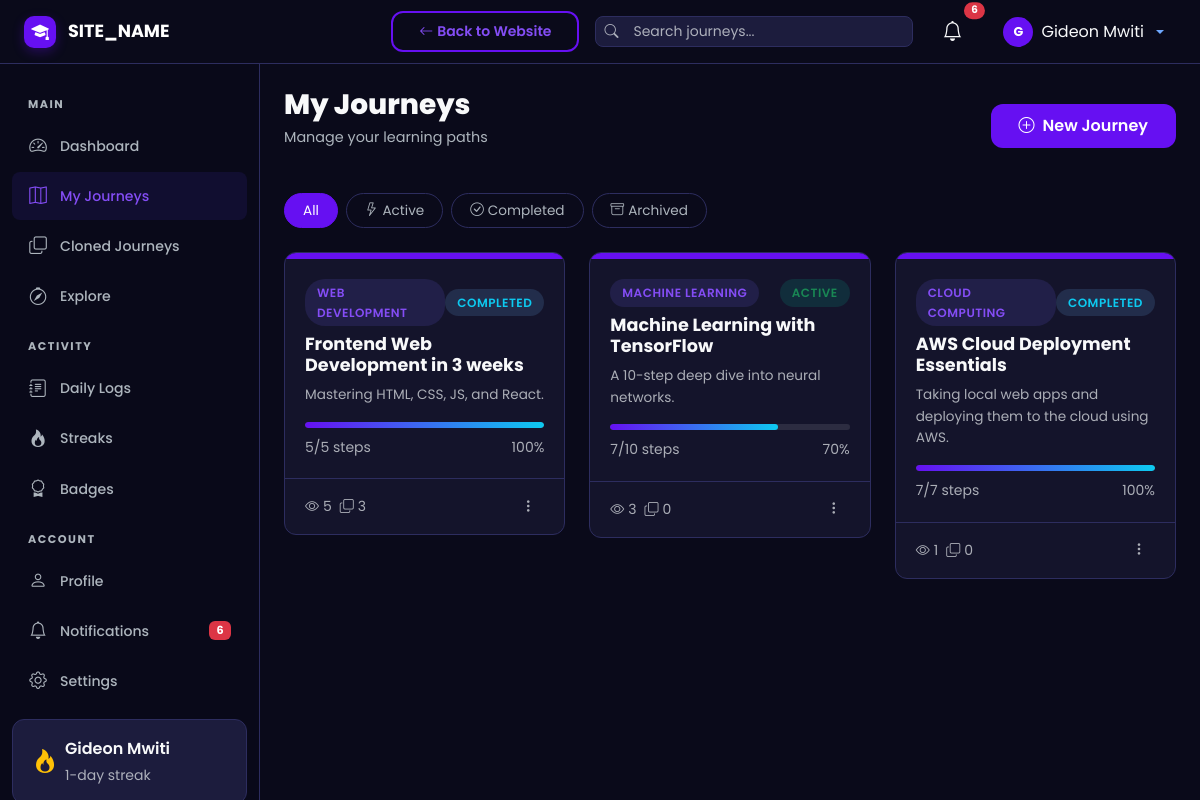
The page /user/journeys.php (signed in) on the database as committed earlier.
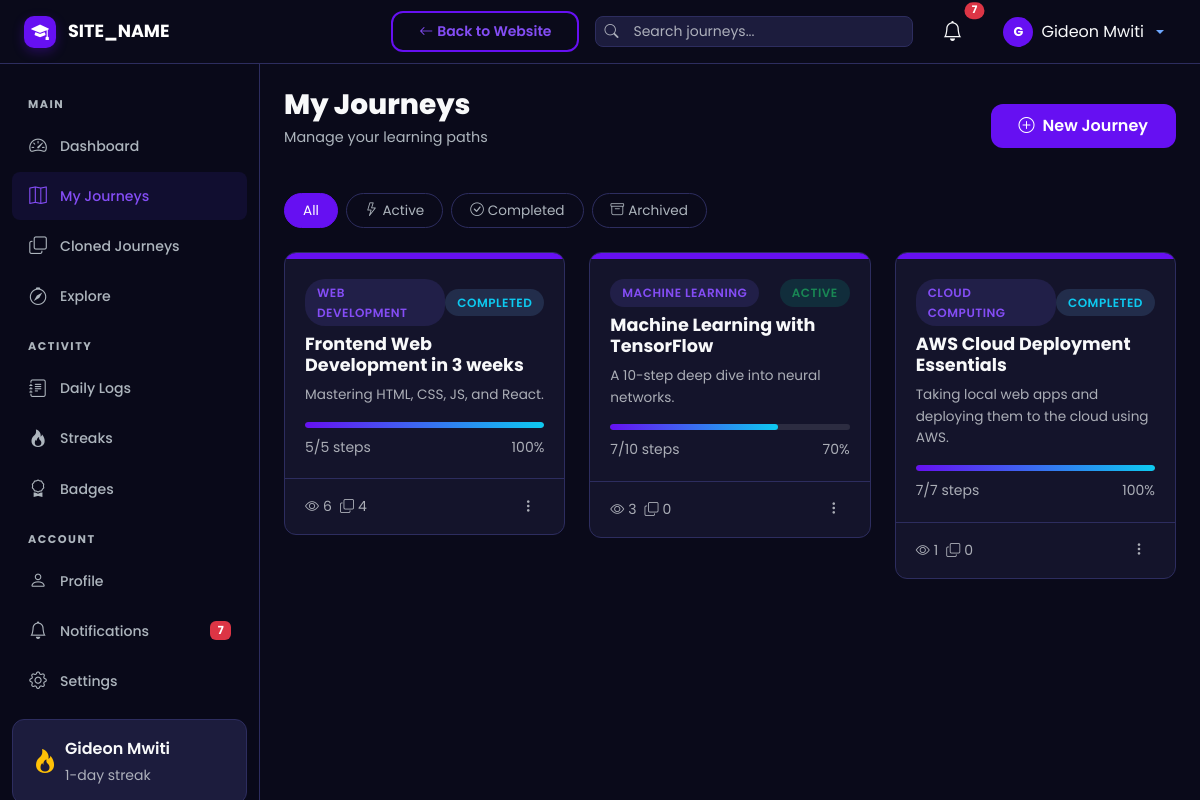
The same page on the database as committed later.
### tables this page shows
CREATE TABLE `journeys` (
  `id` int UNSIGNED NOT NULL,
  `user_id` int UNSIGNED NOT NULL,
  `title` varchar(255) NOT NULL,
  `slug` varchar(255) NOT NULL,
  `description` text,
  `category_id` int UNSIGNED DEFAULT NULL,
  `visibility` enum('public','private') NOT NULL DEFAULT 'public',
  `status` enum('active','completed','archived') NOT NULL DEFAULT 'active',
  `is_featured` tinyint(1) NOT NULL DEFAULT '0',
  `total_steps` int UNSIGNED NOT NULL DEFAULT '0',
  `completed_steps` int UNSIGNED NOT NULL DEFAULT '0',
  `clone_count` int UNSIGNED NOT NULL DEFAULT '0',
  `view_count` int UNSIGNED NOT NULL DEFAULT '0',
  `created_at` datetime NOT NULL DEFAULT CURRENT_TIMESTAMP,
  `updated_at` datetime NOT NULL DEFAULT CURRENT_TIMESTAMP ON UPDATE CURRENT_TIMESTAMP
);

CREATE TABLE `categories` (
  `id` int UNSIGNED NOT NULL,
  `name` varchar(100) NOT NULL,
  `slug` varchar(100) NOT NULL,
  `icon` varchar(50) DEFAULT 'bi-folder',
  `created_at` datetime NOT NULL DEFAULT CURRENT_TIMESTAMP
);

### includes/helpers.php (called while the page is built, shortened)
<?php
function sanitize(?string $input): string {
    return htmlspecialchars(trim($input), ENT_QUOTES, 'UTF-8');
}
function completionPercent(int $completed, int $total): int {
    return (int) round(($completed / $total) * 100);
}
function truncateText(string $text, int $length = 150): string {
    if (mb_strlen($text) <= $length) return $text;
    return mb_substr($text, 0, $length) . '...';
}
function getUnreadNotificationCount(int $userId): int {
    $db = getDB();
    $stmt = $db->prepare("SELECT COUNT(*) FROM notifications WHERE user_id = ? AND is_read = 0");
    $stmt->execute([$userId]);
    return (int)$stmt->fetchColumn();
}

### user/journeys.php (the view, shortened to what the changed rows need)
<?php
require_once __DIR__ . '/../includes/dashboard_header.php';
$userId = getCurrentUserId();
$db = getDB();
$where = "j.user_id = ?";
$params = [$userId];
$stmt = $db->prepare("SELECT j.*, c.name AS category_name FROM journeys j LEFT JOIN categories c ON j.category_id = c.id WHERE $where ORDER BY j.updated_at DESC");
$stmt->execute($params);
$journeys = $stmt->fetchAll();
?>
<div class="st-page-header d-flex align-items-center justify-content-between flex-wrap gap-3">
    <div>
        <h1 class="st-page-title">My Journeys</h1>
    </div>
</div>
<?php if (empty($journeys)): ?>
    <div class="st-card">
        <div class="st-empty-state">
            <i class="bi bi-map d-block"></i>
            <h5>No journeys found</h5>
            <p>Create your first learning journey and start tracking progress.</p>
            <a href="<?= SITE_URL ?>/journey/create.php" class="btn btn-st-primary mt-2"><i class="bi bi-plus me-1"></i>Create Journey</a>
        </div>
    </div>
<?php else: ?>
    <div class="row g-4">
        <?php foreach ($journeys as $j): ?>
        <div class="col-md-6 col-xl-4">
            <div class="st-journey-card">
                <div class="card-header-gradient"></div>
                <div class="card-body">
                    <div class="d-flex align-items-center justify-content-between mb-2">
                        <?php if ($j['category_name']): ?>
                            <span class="st-badge st-badge-primary"><?= sanitize($j['category_name']) ?></span>
                        <?php else: ?>
                            <span></span>
                        <?php endif; ?>
                        <?php
                        $statusBadges = ['active' => 'st-badge-success', 'completed' => 'st-badge-info', 'archived' => 'st-badge-warning'];
                        ?>
                        <span class="st-badge <?= $statusBadges[$j['status']] ?? '' ?>"><?= ucfirst($j['status']) ?></span>
                    </div>
                    <h5 class="card-title">
                        <a href="<?= SITE_URL ?>/journey/view.php?id=<?= $j['id'] ?>" class="text-decoration-none text-light"><?= sanitize($j['title']) ?></a>
                    </h5>
                    <p class="text-muted mb-3" style="font-size:0.85rem;"><?= truncateText(sanitize($j['description'] ?? 'No description'), 100) ?></p>
                    <div class="st-progress mb-2"><div class="st-progress-bar" style="width:<?= completionPercent($j['completed_steps'], $j['total_steps']) ?>%"></div></div>
                    <div class="d-flex justify-content-between">
                        <small class="text-muted"><?= $j['completed_steps'] ?>/<?= $j['total_steps'] ?> steps</small>
                        <small class="text-muted"><?= completionPercent($j['completed_steps'], $j['total_steps']) ?>%</small>
                    </div>
                </div>
                <div class="card-footer">
                    <div class="d-flex align-items-center gap-2">
                        <small class="text-muted"><i class="bi bi-eye me-1"></i><?= $j['view_count'] ?></small>
                        <small class="text-muted"><i class="bi bi-copy me-1"></i><?= $j['clone_count'] ?></small>
                    </div>
                    <div class="dropdown">
                        <button class="btn btn-sm btn-link text-muted" data-bs-toggle="dropdown"><i class="bi bi-three-dots-vertical"></i></button>
                    </div>
                </div>
            </div>
        </div>
        <?php endforeach; ?>
    </div>
<?php endif; ?>
<?php require_once __DIR__ . '/../includes/dashboard_footer.php'; ?>

### includes/dashboard_header.php (shortened to what the changed rows need)
<?php
require_once __DIR__ . '/helpers.php';
$currentUser = getCurrentUser();
$notifCount = getUnreadNotificationCount($currentUser['id']);
?>
<!DOCTYPE html>
<html lang="en" data-bs-theme="dark">
<head>
    <link href="https://cdn.jsdelivr.net/npm/bootstrap@5.3.3/dist/css/bootstrap.min.css" rel="stylesheet">
    <link href="https://cdn.jsdelivr.net/npm/bootstrap-icons@1.11.3/font/bootstrap-icons.min.css" rel="stylesheet">
    <link href="<?= SITE_URL ?>/assets/css/style.css" rel="stylesheet">
    <link href="<?= SITE_URL ?>/assets/css/dashboard.css" rel="stylesheet">
</head>
<body class="dashboard-body">
<nav class="navbar navbar-expand-lg navbar-dark st-topbar fixed-top">
    <div class="container-fluid px-4">
        <div class="d-flex align-items-center ms-auto gap-3">
            <a href="<?= SITE_URL ?>/user/notifications.php" class="btn btn-link text-light position-relative st-nav-icon">
                <i class="bi bi-bell fs-5"></i>
                <?php if ($notifCount > 0): ?>
                    <span class="position-absolute top-0 start-100 translate-middle badge rounded-pill bg-danger st-notif-badge">
                        <?= $notifCount > 99 ? '99+' : $notifCount ?>
                    </span>
                <?php endif; ?>
            </a>
        </div>
    </div>
</nav>
<div class="st-wrapper">
    <nav class="st-sidebar" id="sidebar">
        <div class="st-sidebar-inner">
            <ul class="st-sidebar-nav">
                <li><a href="<?= SITE_URL ?>/user/notifications.php" class="<?= basename($_SERVER['PHP_SELF']) === 'notifications.php' ? 'active' : '' ?>"><i class="bi bi-bell"></i><span>Notifications</span>
                    <?php if ($notifCount > 0): ?><span class="badge bg-danger ms-auto"><?= $notifCount ?></span><?php endif; ?>
                </a></li>
            </ul>
        </div>
    </nav>
    <main class="st-content">
        <div class="container-fluid p-4">

Rows that differ between the two databases and show on the page:
changed journeys "Frontend Web Development in 3 weeks": view_count "5" → "6"; clone_count "3" → "4"
Other text that changed with them:
$notifCount: "6" → "7"
